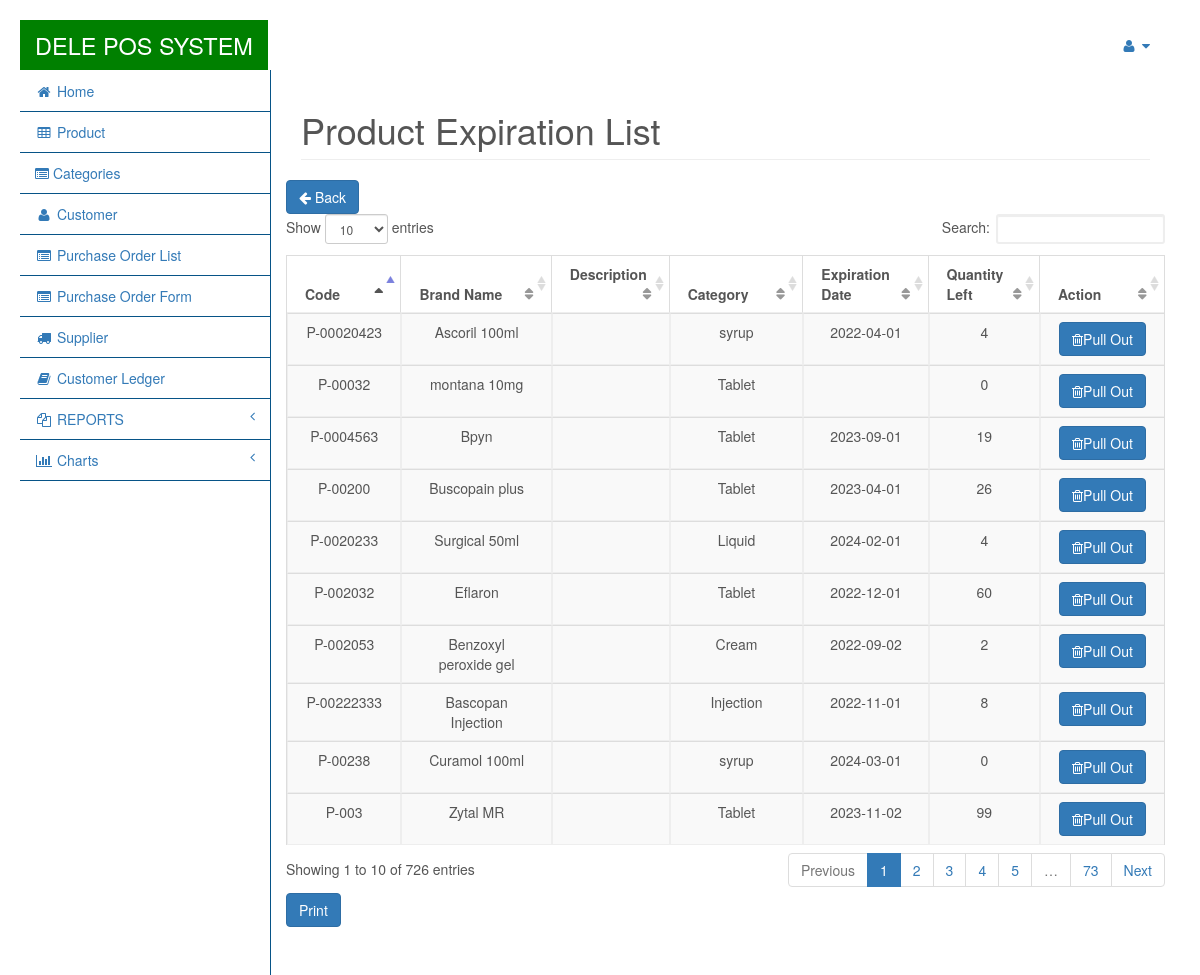
Screenshot of /pages/product_exp.php (signed in) with the database file from the repository.
### tables this page shows
CREATE TABLE `products` (
  `product_id` int(11) NOT NULL,
  `product_code` varchar(50) NOT NULL,
  `product_name` varchar(100) NOT NULL,
  `description_name` varchar(50) NOT NULL,
  `unit` varchar(15) NOT NULL,
  `cost` varchar(100) NOT NULL,
  `price` varchar(100) NOT NULL,
  `vat` int(250) NOT NULL DEFAULT 0,
  `supplier` varchar(100) NOT NULL,
  `qty_left` int(10) NOT NULL,
  `category` varchar(100) NOT NULL,
  `brand` varchar(250) DEFAULT NULL,
  `date_delivered` varchar(20) NOT NULL,
  `expiration_date` varchar(20) NOT NULL,
  `reorder` varchar(100) NOT NULL DEFAULT '0'
);

### pages/product_exp.php (the view, shortened to what this page needs)
<body>
    <?php include('navfixed.php');?>
    <div id="page-wrapper">
        <div class="row">
            <div class="col-lg-12">
                <h1 class="page-header">Product Expiration List</h1>
            </div>
            <div id="maintable"><div style="margin-top: -19px; margin-bottom: 21px;">
            <a href= "products.php" class = "btn btn-primary"><i class = "fa fa-arrow-left"></i> Back</a>
            <br />
             <table width="100%" class="table table-striped table-bordered table-hover" id="dataTables-example">
                <thead>
                    <tr>
                        <th> Code </th>
                        <th> Brand Name </th>
                        <th> Description </th>
                        <th> Category </th>
                        <th> Expiration Date</th>
                        <th> Quantity Left </th>
                        <th> Action </th>
                    </tr>
                </thead>
                <tbody>
                    <?php
                    include('connect.php');
                    $result = $db->prepare("SELECT * FROM products ORDER BY product_name");
                    $result->execute();
                    for($i=0; $row = $result->fetch(); $i++){
                        ?>
                        <tr class="record">
                            <td><?php echo $row['product_code']; ?></td>
                            <td><?php echo $row['product_name']; ?></td>
                            <td><?php echo $row['description_name']; ?></td>
                            <td><?php echo $row['category']; ?></td>
                            <td align="right"><?php echo $row['expiration_date']; ?></td>
                            <td align="right"><?php echo $row['qty_left']; ?></td>
                            <td><a rel="facebox" class = "btn btn-primary" href="product_pullout.php?id=<?php echo $row['product_id']; ?>">
                                <i class="fa fa-trash-o"></i>Pull Out
                            </a>  </td>
                        </tr>
                        <?php
                    }
                    ?>
                </tbody>
            </table>
            <a href="" onclick="window.print()" class="btn btn-primary"><i class="icon-print icon-large"></i> Print</a>
        </div>
    </div>
</div>
</div>
</body>
</html>

### pages/navfixed.php (shortened to what this page needs)
<nav class="navbar navbar-default navbar-static-top" role="navigation" style="margin-bottom: 0">
	<div class="navbar-header">
		<a class="navbar-brand" href="home.php"style="background-color:green;font-size:23.5px;">DELE  POS SYSTEM</a>
	</div>
	<ul class="nav navbar-top-links navbar-right">
		<li class="dropdown">
			<a class="dropdown-toggle" data-toggle="dropdown" href="#">
				<i class="fa fa-user fa-fw"></i> <i class="fa fa-caret-down"></i>
			</a>
			</li>
		</ul>
		<div class="navbar-default sidebar" role="navigation">
			<div class="sidebar-nav navbar-collapse">
				<ul class="nav" id="side-menu">
					<li>
						<a href="home.php"><i class="fa fa-home fa-fw"></i> Home</a>
					</li>
					<li>
						<a href="products.php"><i class="fa fa-table fa-fw"></i> Product</a>
					</li>
					<li>
						<a href="categories.php"><i class="fa fa-list-alt"></i> Categories</a>
					</li>
					<li>
						<a href="customer.php"><i class="fa fa-user fa-fw"></i> Customer</a>
					</li>
					<li>
						<a href="purchaseslist.php"><i class="fa fa-list-alt fa-fw"></i> Purchase Order List</a>
					</li>
					<li>
						<a href="orderpo.php"><i class="fa fa-list-alt fa-fw"></i> Purchase Order Form</a>
					</li>
					<li>
						<a href="supplier.php"><i class="fa fa-truck fa-fw"></i> Supplier</a>
					</li>
					<li>
						<a rel="facebox" href="select_customer.php"><i class="fa fa-book fa-fw"></i> Customer Ledger</a>
					</li>
					<li>
						<a href="#"><i class="fa fa-files-o fa-fw"></i> REPORTS<span class="fa arrow"></span></a>
					</li>
					<li>
						<a href="#"><i class="fa fa-bar-chart-o fa-fw"></i> Charts<span class="fa arrow"></span></a>
					</li>
				</div>
			</div>
		</nav>

### pages/build/css/demo.css (style rules this page uses)
* { box-sizing: border-box; -moz-box-sizing: border-box; }
body { margin: 20px; font-size: 14px; font-family: "Helvetica Neue",Helvetica,Arial,sans-serif; color: #555; }

### pages/css/custom.css (style rules this page uses)
body { background: url(../../custom/images/background.jpg); background-repeat: no-repeat; background-size: cover; }
table.dataTable thead th, table.dataTable thead td, table.dataTable.no-footer { border-bottom: 1px solid #eee; }
table.dataTable tbody td { padding: 8px 18px; border-bottom: solid 1px #eee; background-color: #f9f9f9; border-right: solid 1px #eee; border-left: solid 1px #eee; text-align: center; }
table.dataTable.no-footer { border-bottom: none; }
.navbar { border:none; }
.navbar-brand { font-size: 20px; }
.navbar-default .navbar-brand { color: #fff; background-color: #705d9f; }
.navbar-default { background-image: none; background: #ffffff; }

### rows the page displays
products: product_code "P-00020423", product_name "Ascoril 100ml", category "syrup", expiration_date "2022-04-01", qty_left "4"
products: product_code "P-00222333", product_name "Bascopan Injection", category "Injection", expiration_date "2022-11-01", qty_left "8"
products: product_code "P-002053", product_name "Benzoxyl peroxide gel", category "Cream", expiration_date "2022-09-02", qty_left "2"
products: product_code "P-0004563", product_name "Bpyn", category "Tablet", expiration_date "2023-09-01", qty_left "19"
products: product_code "P-00200", product_name "Buscopain plus", category "Tablet", expiration_date "2023-04-01", qty_left "26"
products: product_code "P-00238", product_name "Curamol 100ml", category "syrup", expiration_date "2024-03-01", qty_left "0"
products: product_code "P-002032", product_name "Eflaron", category "Tablet", expiration_date "2022-12-01", qty_left "60"
products: product_code "P-00032", product_name "montana 10mg", category "Tablet", qty_left "0"
products: product_code "P-0020233", product_name "Surgical 50ml", category "Liquid", expiration_date "2024-02-01", qty_left "4"
products: product_code "P-003", product_name "Zytal MR", category "Tablet", expiration_date "2023-11-02", qty_left "99"
